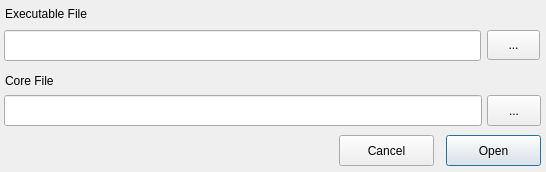
<?xml version="1.0" encoding="UTF-8"?>
<ui version="4.0">
 <class>Dialog</class>
 <widget class="QDialog" name="Dialog">
  <property name="geometry">
   <rect>
    <x>0</x>
    <y>0</y>
    <width>546</width>
    <height>172</height>
   </rect>
  </property>
  <property name="windowTitle">
   <string>Dialog</string>
  </property>
  <widget class="QPushButton" name="cmdOpen">
   <property name="geometry">
    <rect>
     <x>446</x>
     <y>135</y>
     <width>95</width>
     <height>31</height>
    </rect>
   </property>
   <property name="text">
    <string>Open</string>
   </property>
  </widget>
  <widget class="QPushButton" name="cmdCancel">
   <property name="geometry">
    <rect>
     <x>339</x>
     <y>135</y>
     <width>95</width>
     <height>31</height>
    </rect>
   </property>
   <property name="text">
    <string>Cancel</string>
   </property>
  </widget>
  <widget class="QLabel" name="lblExec">
   <property name="geometry">
    <rect>
     <x>5</x>
     <y>3</y>
     <width>111</width>
     <height>21</height>
    </rect>
   </property>
   <property name="text">
    <string>Executable File</string>
   </property>
  </widget>
  <widget class="QLineEdit" name="lineEditExec">
   <property name="geometry">
    <rect>
     <x>4</x>
     <y>30</y>
     <width>477</width>
     <height>31</height>
    </rect>
   </property>
  </widget>
  <widget class="QToolButton" name="toolButtonExec">
   <property name="geometry">
    <rect>
     <x>487</x>
     <y>30</y>
     <width>53</width>
     <height>30</height>
    </rect>
   </property>
   <property name="text">
    <string>...</string>
   </property>
  </widget>
  <widget class="QLabel" name="lblCore">
   <property name="geometry">
    <rect>
     <x>5</x>
     <y>70</y>
     <width>121</width>
     <height>21</height>
    </rect>
   </property>
   <property name="text">
    <string>Core File</string>
   </property>
  </widget>
  <widget class="QLineEdit" name="lineEditCore">
   <property name="geometry">
    <rect>
     <x>4</x>
     <y>95</y>
     <width>478</width>
     <height>31</height>
    </rect>
   </property>
  </widget>
  <widget class="QToolButton" name="toolButtonCore">
   <property name="geometry">
    <rect>
     <x>487</x>
     <y>95</y>
     <width>54</width>
     <height>31</height>
    </rect>
   </property>
   <property name="text">
    <string>...</string>
   </property>
  </widget>
 </widget>
 <resources/>
 <connections/>
</ui>
